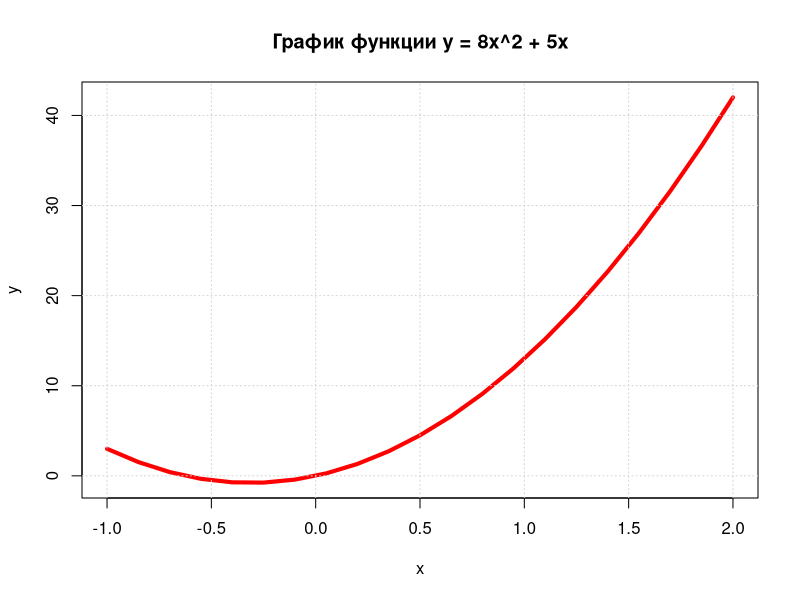

R code for this plot:
# y = 8*x^2 + 5*x
# x принадлежит [-1; 2]
# шаг = 0.15

x <- seq(from = -1, to = 2, by = 0.15)
y <- 8 * x^2 + 5 * x


result <- data.frame(x = x, y = y)
print(result)


plot(
  x, y,
  type = "o",
  main = "График функции y = 8x^2 + 5x",
  xlab = "x",
  ylab = "y",
  lwd = 4,
  pch = 32,
  col = "red"
)

grid()
